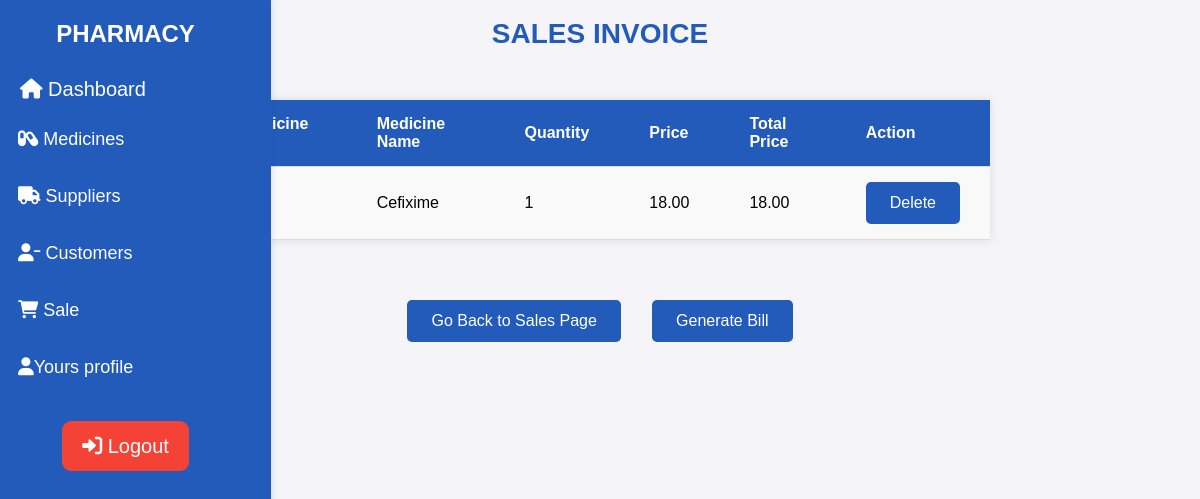
Screenshot of /final/pharm-pos2.php with the database file from the repository.
### tables this page shows
CREATE TABLE `sales_items` (
  `sales_items_id` int(11) NOT NULL,
  `sale_id` int(11) DEFAULT NULL,
  `medid` int(11) DEFAULT NULL,
  `sale_qty` int(11) NOT NULL,
  `tot_price` decimal(10,2) NOT NULL
);

CREATE TABLE `meds` (
  `medid` int(11) NOT NULL,
  `medname` varchar(255) NOT NULL,
  `qty` int(11) NOT NULL CHECK (`qty` > 0),
  `cat` enum('Tablet','Capsule','Syrup') NOT NULL,
  `sp` decimal(10,2) NOT NULL CHECK (`sp` > 0),
  `loc` varchar(255) NOT NULL
);

### final/pharm-pos2.php (the view, shortened to what this page needs)
<!DOCTYPE html>
<html>
<head>
<link rel="stylesheet" type="text/css" href="2.css">
<link rel="stylesheet" type="text/css" href="pos2.css">
<link rel="stylesheet" href="https://cdnjs.cloudflare.com/ajax/libs/font-awesome/6.0.0-beta3/css/all.min.css">
</head>
<body>
<div class="sidenav">
			<h2 style="font-family:Arial; color:white; text-align:center;"> PHARMACY </h2>
			<a href="employeedashboard.php"><i class="fa-solid fa-house"></i> Dashboard</a>
			<button class="dropdown-btn"><i class="fa-solid fa-capsules"></i> Medicines
			</button>
			<button class="dropdown-btn"> <i class="fa-solid fa-truck"></i> Suppliers
			</button>
			<button class="dropdown-btn"><i class="fa-solid fa-user-minus"></i> Customers
			</button>
			<button class="dropdown-btn"><i class="fa-solid fa-cart-shopping"></i> Sale
			</button>
            <button class="dropdown-btn"><i class="fa-solid fa-user"></i>Yours profile
			</button>
			<div class="logout-container">
            <a href="logout1.php" class="logout" onclick="return confirmLogout();" ><i class="fa-solid fa-right-to-bracket"></i> Logout</a>
   	        </div>
	</div>
	<?php
		include "config.php";
		$sql="SELECT efname FROM employee WHERE eid='$_SESSION[user_id]'";
		$result=$conn->query($sql);
		if ($result) {
			$row=$result->fetch_row();
			$ename=$row[0];
		} else {
			$ename="Unknown";
		}
	?>
	<div class="topnav">
		<a href="logout.php">Logout (signed in as <?php echo htmlspecialchars($ename); ?>)</a>
	</div>
	<center>
	<div class="head">
	<h2> SALES INVOICE</h2>
	</div>
	</center>
	<table align='right' id='table1'>
		<tr>
			<th>Medicine ID</th>
			<th>Medicine Name</th>
			<th>Quantity</th>
			<th>Price</th>
			<th>Total Price</th>
			<th>Action</th>
		</tr>
	<?php
		if(empty($sid))
		{
			$sql ="SHOW TABLE STATUS LIKE 'sales'";
			if(!$result = $conn->query($sql)){
			die('There was an error running the query [' . $conn->error . ']');
				}
			$row = $result->fetch_assoc();
			$sid=$row['Auto_increment']-1;
		}
		if (!empty($sid)) {
			$qry1 = "SELECT medid, sale_qty, tot_price FROM sales_items WHERE sale_id=$sid";
			$result1 = $conn->query($qry1);
			if ($result1 && $result1->num_rows > 0) {
				while ($row1 = $result1->fetch_assoc()) {
					$medid = $row1["medid"];
					$qry2 = "SELECT medname, sp FROM meds WHERE medid=$medid";
					$result2 = $conn->query($qry2);
					if ($result2 && $row2 = $result2->fetch_row()) {
						echo "<tr>";
						echo "<td>" . htmlspecialchars($row1["medid"]) . "</td>";
						echo "<td>" . htmlspecialchars($row2[0]) . "</td>";
						echo "<td>" . htmlspecialchars($row1["sale_qty"]) . "</td>";
						echo "<td>" . htmlspecialchars($row2[1]) . "</td>";
						echo "<td>" . htmlspecialchars($row1["tot_price"]) . "</td>";
						echo "<td align=center>";
						echo "<a name='delete' class='button1 del-btn' href=pharm-pos-delete.php?mid=" . htmlspecialchars($row1['medid']) . "&slid=" . htmlspecialchars($sid) . ">Delete</a>";
						echo "</td>";
						echo "</tr>";
					}
				}
			} else {
				echo "<tr><td colspan='6'>No items found for this sale.</td></tr>";
			}
		}
	?>
    </table>
    <div class="button-container">
    <form method="post">
        <a name='pos1' class='button1 view-btn' href='pharm-pos1.php?sid=<?php echo htmlspecialchars($sid); ?>'>Go Back to Sales Page</a>
        <a class="button1 view-btn" href="bill.php?sid=<?php echo htmlspecialchars($sid); ?>">Generate Bill</a>
    </form>
</div>
</body>
</html>

### final/2.css (style rules this page uses)
body { font-family: Arial, sans-serif; margin: 0; padding: 0; display: flex; flex-direction: column; min-height: 100vh; background-color: #f4f4f9; }
.sidenav { height: 100%; width: 251px; background-color: #225bb9; position: fixed; top: 0; left: 0; padding-top: 20px; padding-right: 20px; box-shadow: 2px 0 5px rgba(42, 60, 198, 0.1); transition: all 0.3s ease; }
.sidenav h2 { color: white; text-align: center; font-size: 24px; margin-bottom: 20px; text-transform: uppercase; }
.sidenav a { padding: 10px 20px; text-decoration: none; font-size: 20px; color: white; display: block; transition: background-color 0.3s; }
.sidenav .dropdown-btn { background-color: #225bb9; color: white; border: none; width: 80%; padding: 18px; text-align: left; font-size: 18px; cursor: pointer; transition: background-color 0.3s; }
.logout-container { display: flex; justify-content: center; align-items: center; height: 100px; margin-top: auto; }
.logout { line-height: 1.5; margin: 10px; background-color: #f44336; color: white; padding: 10px 20px; text-align: center; text-decoration: none; font-size: 18px; cursor: pointer; border-radius: 9px; transition: background-color 0.3s ease, transform 0.3s ease; }
h2 { font-size: 24px; color: #333; margin: 0; }

### final/pos2.css (style rules this page uses)
#table1 { width: 65% !important; margin: 30px auto !important; border-collapse: collapse; background-color: #fff; box-shadow: 0 0 10px rgba(0, 0, 0, 0.1); font-family: Arial, sans-serif; padding-left: 150px !important; padding-right: 30px }
#table1 th, #table1 td { padding: 15px 30px !important; text-align: left; border-bottom: 1px solid #ddd; }
#table1 th { background-color: #225bb9; color: white; font-weight: bold; }
#table1 tr:nth-child(even) { background-color: #f9f9f9; }
.button-container { display: block !important; text-align: center !important; margin-top: 30px !important; width: 100% !important; clear: both !important; }
.button1 { display: inline-block; padding: 12px 24px !important; font-size: 16px !important; color: white !important; background-color: #225bb9 !important; border: none !important; border-radius: 5px !important; text-decoration: none !important; cursor: pointer !important; transition: background-color 0.3s ease, transform 0.3s ease !important; }
.head h2 { font-size: 28px !important; color: #225bb9; margin-bottom: 20px !important; text-align: center !important; }

### rows the page displays
sales_items: medid.medname "Cefixime", sale_qty "1", medid.sp "18.00", tot_price "18.00"
